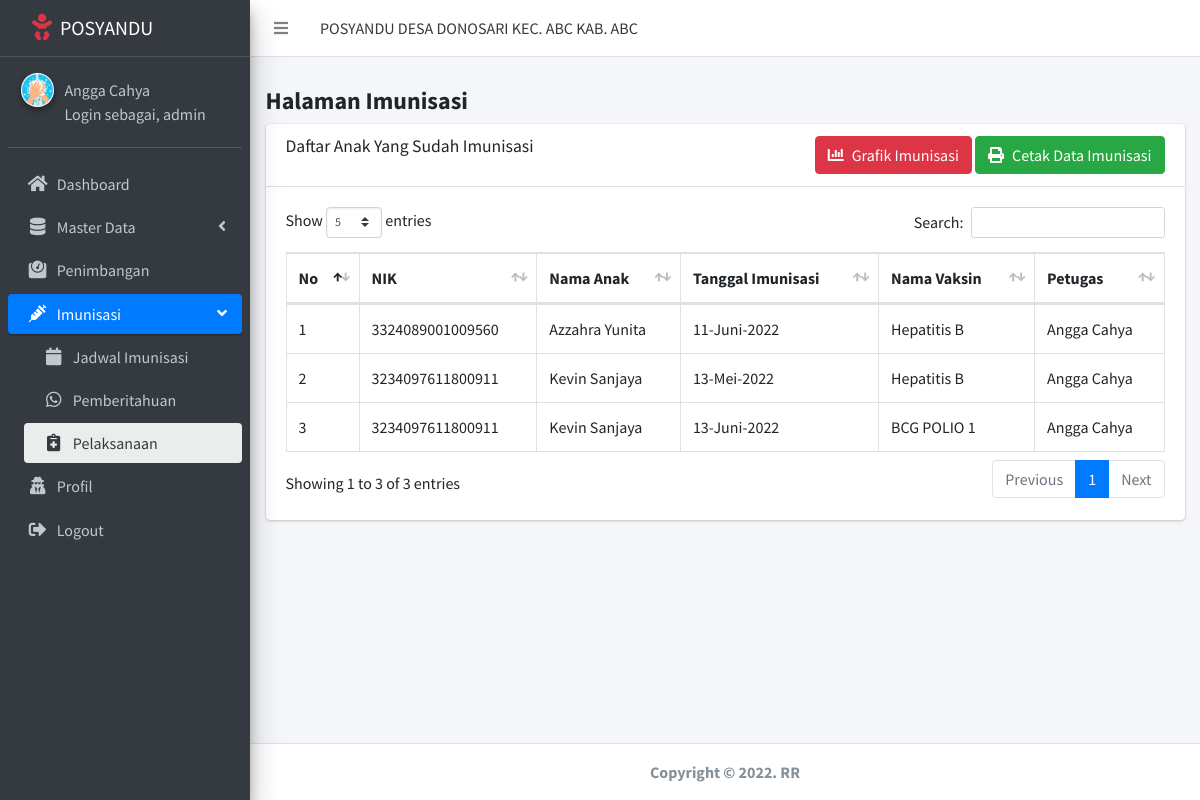
The page /index.php?hal=pelaksanaan (signed in) on the database its author committed.
### tables this page shows
CREATE TABLE `ref_imunisasi` (
  `id_imunisasi` int(11) NOT NULL,
  `tgl_imunisasi` date NOT NULL,
  `id_vaksin` varchar(255) DEFAULT NULL,
  `id_anak` int(11) DEFAULT NULL,
  `id_petugas` int(11) DEFAULT NULL
);

CREATE TABLE `ref_anak` (
  `id_anak` int(11) NOT NULL,
  `nama_anak` varchar(50) NOT NULL,
  `nik_anak` varchar(25) NOT NULL,
  `tempat_lahir_anak` varchar(255) NOT NULL,
  `tgl_lahir_anak` date NOT NULL,
  `jk_anak` enum('P','L') NOT NULL,
  `nik_ibu` varchar(20) DEFAULT NULL,
  `nama_ibu` varchar(100) NOT NULL,
  `alamat_ibu` varchar(255) NOT NULL,
  `no_telp_ibu` varchar(15) NOT NULL
);

CREATE TABLE `ref_vaksin` (
  `id_vaksin` int(11) NOT NULL,
  `nama_vaksin` varchar(50) NOT NULL,
  `usia_vaksin` int(11) NOT NULL
);

CREATE TABLE `ref_petugas` (
  `id_petugas` int(11) NOT NULL,
  `nama_petugas` varchar(50) NOT NULL,
  `jabatan_petugas` varchar(50) NOT NULL,
  `jk_petugas` enum('L','P') NOT NULL,
  `tempat_lahir_petugas` varchar(50) NOT NULL,
  `tgl_lahir_petugas` date NOT NULL,
  `alamat_petugas` text NOT NULL,
  `no_telp_petugas` varchar(20) NOT NULL,
  `foto_petugas` varchar(150) DEFAULT NULL,
  `status_petugas` varchar(25) NOT NULL,
  `username` varchar(100) NOT NULL,
  `password` varchar(100) NOT NULL,
  `level` varchar(25) NOT NULL
);

### pelaksanaan.php (the view, shortened to what this page needs)
<?php
include 'koneksi.php';
$data = mysqli_query($koneksi, "SELECT * FROM ref_anak, ref_imunisasi, ref_vaksin, ref_petugas WHERE ref_anak.id_anak = ref_imunisasi.id_anak AND ref_vaksin.id_vaksin = ref_imunisasi.id_vaksin AND ref_petugas.id_petugas = ref_imunisasi.id_petugas");
function format_indo($date)
{
  $BulanIndo = array("Januari", "Februari", "Maret", "April", "Mei", "Juni", "Juli", "Agustus", "September", "Oktober", "November", "Desember");
  $tahun = substr($date, 0, 4);
  $bulan = substr($date, 5, 2);
  $tgl   = substr($date, 8, 2);
  $result = $tgl . "-" . $BulanIndo[(int)$bulan-1]. "-". $tahun;
  return($result);
}
?>
<h4 class="font-weight-bold">Halaman Imunisasi</h4>
<div class="card">
  <div class="card-header">
    <h2 class="card-title">Daftar Anak Yang Sudah Imunisasi</h2>
    <div class="float-right">
      <a href ="?hal=pelaksanaan&aksi=grafik_imunisasi" class="btn btn-danger"><i class="fas fa-chart-bar mr-2"></i>Grafik Imunisasi</a>
      <button class="btn btn-success" data-target="#print" data-toggle="modal"><i class="fas fa-print mr-2"></i>Cetak Data Imunisasi</button>
    </div>
  </div>
  <div class="card-body">
    <div class="table-responsive">
      <table id="example" class="table table-bordered" >
        <thead>
          <tr>
            <th>No</th>
            <th>NIK</th>
            <th>Nama Anak</th>
            <th>Tanggal Imunisasi</th>
            <th>Nama Vaksin</th>
            <th>Petugas</th>
          </tr>
        </thead>
        <tbody>
          <?php $no =1; ?>
          <?php foreach ($data as $result ): ?>
            <tr>
              <td><?= $no; ?></td>
              <td><?= $result['nik_anak']; ?></td>
              <td><?= $result['nama_anak']; ?></td>
              <td><?= format_indo($result['tgl_imunisasi']); ?></td>
              <td><?= $result['nama_vaksin']; ?></td>
              <td><?= $result['nama_petugas']; ?></td>
            </tr>
            <?php $no++; ?>
          <?php endforeach; ?>
        </tbody>
      </table>
    </div>
  </div>
</div>
</div>

### rows shown on the page
ref_imunisasi: id_anak.nik_anak "3324089001009560", id_anak.nama_anak "Azzahra Yunita", tgl_imunisasi "11-Juni-2022", id_vaksin.nama_vaksin "Hepatitis B", id_petugas.nama_petugas "Angga Cahya"
ref_imunisasi: id_anak.nik_anak "3234097611800911", id_anak.nama_anak "Kevin Sanjaya", tgl_imunisasi "13-Mei-2022", id_vaksin.nama_vaksin "Hepatitis B", id_petugas.nama_petugas "Angga Cahya"
ref_imunisasi: id_anak.nik_anak "3234097611800911", id_anak.nama_anak "Kevin Sanjaya", tgl_imunisasi "13-Juni-2022", id_vaksin.nama_vaksin "BCG POLIO 1", id_petugas.nama_petugas "Angga Cahya"

### other values the page prints
$_SESSION["nama"] "Angga Cahya"
$_SESSION["level"] "admin"
date ('Y') "2022"
